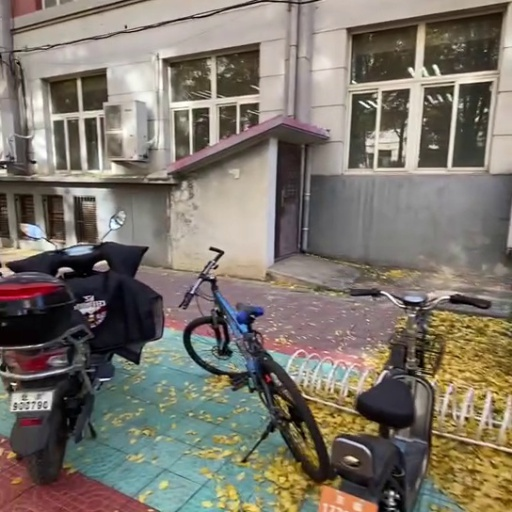
#> input picture images/large_parallax/000982.jpg, 512 x 512 px; its folder holds 3 pictures in this run
$ python stitch_cv2.py --images images/large_parallax --output out.png
#> lines starting #> are read from the running program, lines starting #| are printed output that depends on the picture
### Resources
# tutorial -->  https://www.pyimagesearch.com/2018/12/17/image-stitching-with-opencv-and-python/
# paper    -->  http://matthewalunbrown.com/papers/ijcv2007.pdf

# run
# python stitch_cv2.py -i ../../images -o ./results/output.png --crop 1

# import the necessary packages
from imutils import paths
import numpy as np
import argparse
import imutils
import cv2

# construct the argument parser and parse the arguments
ap = argparse.ArgumentParser()
ap.add_argument(
    "-i",
    "--images",
    type=str,
    required=True,
    help="path to input directory of images to stitch",
)
ap.add_argument(
    "-o", "--output", type=str, required=True, help="path to the output image"
)
ap.add_argument(
    "-c",
    "--crop",
    type=int,
    default=0,
    help="whether to crop out largest rectangular region",
)
args = vars(ap.parse_args())
# grab the paths to the input images and initialize our images list
print("[INFO] loading images...")
imagePaths = sorted(list(paths.list_images(args["images"])))
images = []
# loop over the image paths, load each one, and add them to our images to stich list
for imagePath in imagePaths:
    image = cv2.imread(imagePath)
#> image is the input picture: shape (512, 512, 3); mean B, G, R 106.8, 117.1, 124.3
    images.append(image)

# initialize OpenCV's image sticher object and then perform the image stitching
print("[INFO] stitching images...")
stitcher = cv2.createStitcher() if imutils.is_cv3() else cv2.Stitcher_create()
(status, stitched) = stitcher.stitch(images)
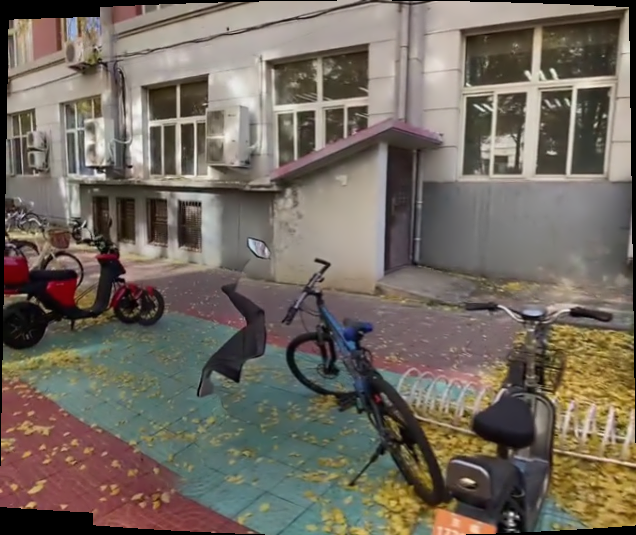
#> stitched: shape (535, 636, 3); mean of channels 0, 1, 2 95.3, 105.5, 114; drawn as B, G, R
#> status = 0

# if the status is '0', then OpenCV successfully performed image stitching
if status == 0:
    # check to see if we supposed to crop out the largest rectangular region from the stitched image
    if args["crop"] > 0:
        # create a 10 pixel border surrounding the stitched image
        print("[INFO] cropping...")
        stitched = cv2.copyMakeBorder(
            stitched, 10, 10, 10, 10, cv2.BORDER_CONSTANT, (0, 0, 0)
        )
        # convert the stitched image to grayscale and threshold it such that all pixels greater than zero are set to 255 (foreground) while all others remain 0 (background)
        gray = cv2.cvtColor(stitched, cv2.COLOR_BGR2GRAY)
        thresh = cv2.threshold(gray, 0, 255, cv2.THRESH_BINARY)[1]
        # find all external contours in the threshold image then find the *largest* contour which will be the contour/outline of the stitched image
        cnts = cv2.findContours(
            thresh.copy(), cv2.RETR_EXTERNAL, cv2.CHAIN_APPROX_SIMPLE
        )
        cnts = imutils.grab_contours(cnts)
        c = max(cnts, key=cv2.contourArea)
        # allocate memory for the mask which will contain the rectangular bounding box of the stitched image region
        mask = np.zeros(thresh.shape, dtype="uint8")
        (x, y, w, h) = cv2.boundingRect(c)
        cv2.rectangle(mask, (x, y), (x + w, y + h), 255, -1)
        # create two copies of the mask: one to serve as our actual minimum rectangular region and another to serve as a counter for how many pixels need to be removed to form the minimum rectangular region
        minRect = mask.copy()
        sub = mask.copy()

        # keep looping until there are no non-zero pixels left in the subtracted image
        while cv2.countNonZero(sub) > 0:
            # erode the minimum rectangular mask and then subtract the thresholded image from the minimum rectangular mask so we can count if there are any non-zero pixels left
            minRect = cv2.erode(minRect, None)
            sub = cv2.subtract(minRect, thresh)

            # find contours in the minimum rectangular mask and then extract the bounding box (x, y)-coordinates
        cnts = cv2.findContours(
            minRect.copy(), cv2.RETR_EXTERNAL, cv2.CHAIN_APPROX_SIMPLE
        )
        cnts = imutils.grab_contours(cnts)
        c = max(cnts, key=cv2.contourArea)
        (x, y, w, h) = cv2.boundingRect(c)
        # use the bounding box coordinates to extract the our final stitched image
        stitched = stitched[y : y + h, x : x + w]

    # write the output stitched image to disk
    cv2.imwrite(args["output"], stitched)
    # # display the output stitched image to our screen
    # cv2.imshow("Stitched", stitched)
    # cv2.waitKey(0)
# otherwise the stitching failed, likely due to not enough keypoints being detected
else:
    print("[INFO] image stitching failed ({})".format(status))
